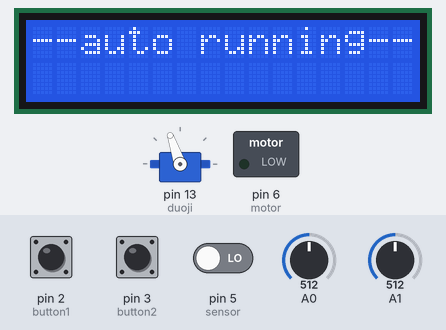
Bench run of a sketch on a simulated Arduino Uno, built with avr-gcc and run on an emulated ATmega328P. Shown: 16×2 character LCD, servo, switched loads named in the sketch (green lamp = pin HIGH). Inputs (shaded band) come from the test bench; at power-on: pin 5 (sensor) LOW, pin 2 (button1) LOW, pin 3 (button2) LOW, A0 = 512, A1 = 512.

Above: at 6.47 s.
6.5 s: pin 5 (sensor) driven HIGH
At 8.0 s:
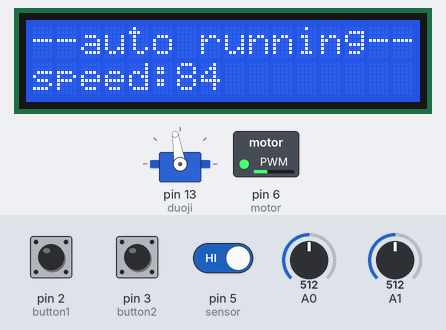
8.5 s: pin 2 (button1) pulled HIGH for 3.2 s
At 10.7 s:
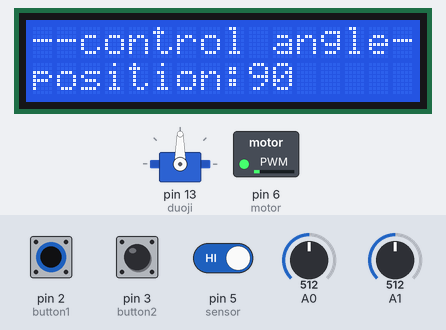
13.2 s: pin 3 (button2) pulled HIGH for 3.2 s
At 14.7 s:
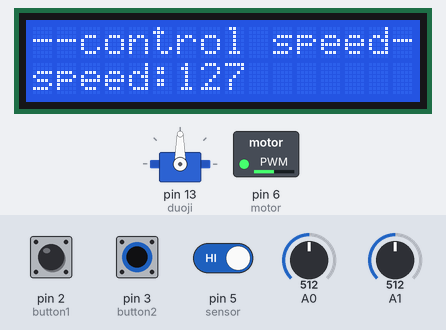
17.9 s: A0 set to 80
At 19.3 s:
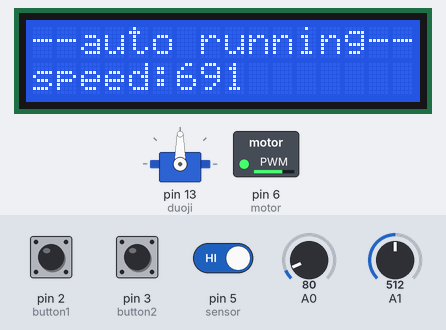
20.4 s: A0 set to 20
At 22.6 s:
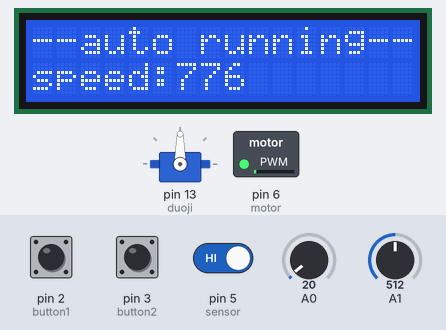
22.9 s: A0 set to 23
At 24.6 s:
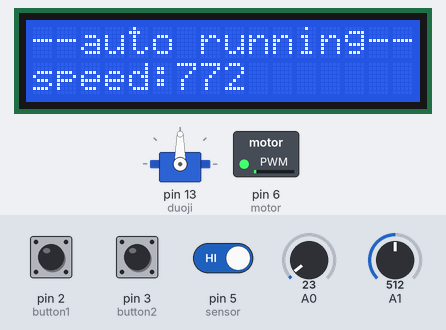
25.4 s: A0 set to 29
Timing chart, 0 to 28.4 s (numbered marks = the images above; inputs shaded):
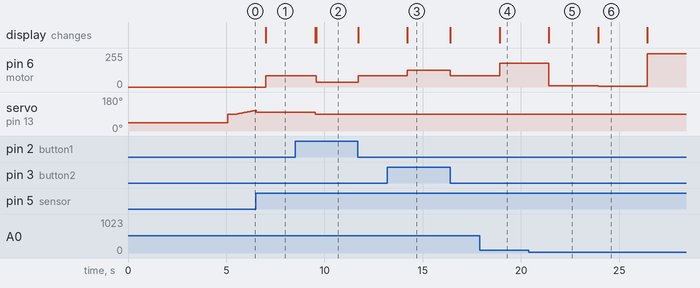

The sketch:

main.ino
```cpp
#include<Servo.h>
#include <LiquidCrystal.h>
Servo myservo;
int sensor=5;//红外传感器的输入端，感应到人会输出HIGH，否则LOW
int t=0;//记录没有LOW的次数
int pos=90;//舵机的位置
int duoji=13;//控制舵机的引脚
int v=1;//舵机的转速
int LED=4;//LED灯用来显示人是否已经找到
int sensource=11;//舵机电源
int mv;//风扇转速
int motor=6;//控制电机的引脚
int button1=2;
int button2=3;
const int rs = 7, en = 8, d4 = 9, d5 = 10, d6 = 11, d7 = 12;
LiquidCrystal lcd(rs, en, d4, d5, d6, d7);//定义液晶屏对象
bool flag;//check状态
void setup() {
lcd.begin(16, 2);
  // put your setup code here, to run once:
pinMode(sensor,INPUT);
pinMode(button1,INPUT);
pinMode(button1,INPUT);
lcd.print("--auto running--");
myservo.attach(duoji);
myservo.write(45);
delay(5000);
myservo.write(pos);
delay(500);
find();//启动后，开始寻找人体
//attachInterrupt(0,change,RISING);
}
void loop() {
  // put your main code here, to run repeatedly:
  if (digitalRead(button2)==LOW) {
    if (digitalRead(button1)==LOW) autorun();//三种模式 自动运行 默认状态
    else controlangle();
  }
  //手动控制舵机角度
  if (digitalRead(button2)==HIGH) controlspeed();//手动控制风扇转速

}
void find(){
  //analogWrite(sensource,255);
  //flag=check(pos);//在原先的pos基础上开始查找
  int pos2=pos;
  int sum=0;
  while (digitalRead(sensor)==LOW){//如果没有检测到人就让它一直寻找
    if (pos2==135||pos2==45)v=-v;
    pos2+=v;
    if (sum==19) allfind();//绕小角度后都没有人,开始全局查找
    sum=(sum+1)%20;
    myservo.write(pos2);
    //Serial.print("body missed ");Serial.println(t);t++;
    delay(50);
    if (flag!=0) return;
  }
  pos=(pos+pos2)/2;
  myservo.write(pos);
  delay(500);
  v=-v;//速度反向方便下一次查找
  //analogWrite(sensource,0);
}
void allfind(){//全局查找
  bool a[91]={0};
    int save_pos=0;
    int high=0;
    myservo.write(45);
    delay(1000);
    for(int i=45;i<=135;++i){
      myservo.write(i);
      delay(100);//缓慢寻找，避免误差
      if(digitalRead(sensor)==HIGH){
        a[i-45]=1;
      }
    }
    for(int j=0;j<=90;++j){
      if(a[j]){
         save_pos+=(j+45);//记录位置
         high++;//记录high的次数
      }
    }
    pos=save_pos/high;//将平均值作为人所在位置
    myservo.write(pos);
}
void autorun(){
  lcd.setCursor(0,0);
  lcd.print("--auto running--");
  if (digitalRead(sensor)==HIGH){
  t=0;
  digitalWrite(LED,HIGH);
  int tmp=analogRead(A0);//热敏电阻读数大概在400-500
  int tmp2=500-tmp;
  mv=map(tmp2,0,110,100,255);
  lcd.setCursor(0,1);
  lcd.print("speed:");
  lcd.print(mv);
  lcd.print("     ");
  analogWrite(motor,mv);
  delay(2000);
  }
  else {
    t++; digitalWrite(LED,LOW);
    if(t>5){
    //因为发现人体传感器检测的是人体的动作，因而长期不动无法HIGH
    //所以此处LOW一段时间后再次进入寻找状态，让舵机转动虚拟人体的运动
    //这样子还可以避免对着吹太久而导致人觉得冷
      analogWrite(motor,0);//进入查找前先让风扇停止
      find();
    }
  }
  delay(500);
}
void controlangle(){

    lcd.setCursor(0,0);
    lcd.print("--control angle- ");//手动控制舵机角度
    int tmp=analogRead(A1);
    int pos2=map(tmp,0,1023,0,180);//角度转换
    myservo.write(pos2);
    if (abs(pos2-pos)>30) delay(500);
    else delay(50);
    pos=pos2;
    lcd.setCursor(0,1);
    lcd.print("position:");
    lcd.print(pos2);//显示角度
     lcd.print("   ");

    tmp=analogRead(A0);
    int tmp2=500-tmp;
    mv=map(tmp2,0,150,50,255);
    analogWrite(motor,mv);
}
void controlspeed(){
   lcd.setCursor(0,0);
   lcd.print("--control speed-");
   int tmp=analogRead(A1);
   mv=map(tmp,0,1023,0,255);
    lcd.setCursor(0,1);
    lcd.print("speed:");
    lcd.print(mv);//显示速度
    lcd.print("   ");
    analogWrite(motor,mv);
    delay(100);
}
```

Measured:
- after the input at 6.5 s, pin 6 (motor): 0/255 → 84/255 after 0.52 s; the display: changes after 0.52 s (image 1)
- after the input at 8.5 s, pin 6 (motor): 84/255 → 34/255 after 1.1 s, → 84/255 2.1 s later; servo on pin 13 (duoji): 99° → 90° after 1.0 s; the display: first changes after 1.0 s (image 2 shows a later state)
- after the input at 13.2 s, pin 6 (motor): 84/255 → 127/255 after 1.0 s, → 84/255 2.2 s later; the display: changes after 1.0 s (image 3)
- after the input at 17.9 s, pin 6 (motor): 84/255 → 179/255 after 1.0 s; the display: changes after 1.0 s (image 4)
- after the input at 20.4 s, pin 6 (motor): 179/255 → 8/255 after 1.0 s; the display: changes after 1.0 s (image 5)
- after the input at 22.9 s, pin 6 (motor): 8/255 → 4/255 after 1.0 s; the display: changes after 1.0 s (image 6)
- after the input at 25.4 s, pin 6 (motor): 4/255 → 251/255 after 1.0 s
